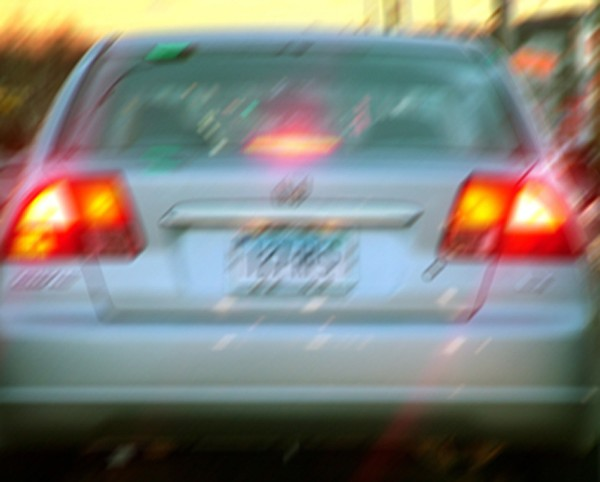
//> input picture Resources/licenseplate_motion.jpg, 600 x 482 px
$ ./main ../../../Resources/licenseplate_motion.jpg   (built with g++ and OpenCV 4)
//> lines starting //> are read from the running program, lines starting //| are printed output that depends on the picture; after the words box and inside, x2 and y2 are one past the last pixel; in counts of white or black regions, pixels touching at a corner belong together
#include <opencv2/core/core.hpp>
#include <opencv2/core/mat.hpp>
#include <opencv2/highgui/highgui.hpp>
#include <opencv2/imgproc/imgproc.hpp>

enum class Channel { Blue, Green, Red, Gray };

void show_histogram(const std::string& window_title, cv::Mat& src,
                    Channel channel_id) {
  cv::Mat img;
  constexpr int bins = 256;
  int hist[bins];
  double scale;
  int i, j, channel, max = 0;

  cv::Scalar colors[] = {CV_RGB(0, 0, 255), CV_RGB(0, 255, 0),
                         CV_RGB(255, 0, 0), CV_RGB(255, 255, 255)};

  switch (channel_id) {
    case Channel::Blue:
      channel = 0;
      break;
    case Channel::Green:
      channel = 1;
      break;
    case Channel::Red:
      channel = 2;
      break;
    case Channel::Gray:
      channel = 3;
      break;
    default:
      channel = 0;
  }

  if (src.channels() == 3 && channel == 3) {
    img = cv::Mat(cv::Size(src.cols, src.rows), 8, 1);
    cv::cvtColor(src, img, cv::COLOR_BGR2GRAY);
  } else if (channel > src.channels())
    return;
  else
    img = src.clone();

  cv::Mat canvas(cv::Size(256, 125), CV_8UC3);
  canvas = 0;

  // Reset histogram
  for (j = 0; j < bins - 1; hist[j] = 0, j++);

  // Calc histogram of the image
  for (i = 0; i < img.rows; i++) {
    uchar* ptr = (uchar*)(img.data + i * img.step);
    for (j = 0; j < img.cols; j += img.channels())
      hist[ptr[j + (channel == 3 ? 0 : channel)]]++;
  }

  // Get histogram peak
  for (i = 0; i < bins - 1; i++) max = hist[i] > max ? hist[i] : max;

  // Get scale so the histogram fit the canvas height
  scale = max > canvas.rows ? (double)canvas.rows / max : 1.;

  // Draw histogram
  for (i = 0; i < bins - 1; i++) {
    cv::Point pt1(i, canvas.rows - (hist[i] * scale));
    cv::Point pt2(i, canvas.rows);
    cv::line(canvas, pt1, pt2, colors[channel], 1, 8, 0);
  }

  cv::imshow(window_title, canvas);
  cv::waitKey(0);
}

int main(int argc, char** argv) {
  if (argc < 2) {
    printf("Usage: %s image_filename\n", argv[0]);
    return EXIT_FAILURE;
  }

  cv::Mat img = cv::imread(argv[1], cv::IMREAD_ANYCOLOR);
//> img is the input picture: 482 rows x 600 cols, CV_8UC3; mean B, G, R 120.7, 127, 126.7

  if (img.empty()) {
    printf("Error reading %s !\n", argv[1]);
    return EXIT_FAILURE;
  }

  show_histogram("red channel", img, Channel::Red);
//> after the loop in show_histogram, `for (i = 0; i < img.rows; i++)`: hist = 256 values, max 4504 at index 255, min 3 at index 0, mean 376.6
//> the loop in show_histogram, `for (i = 0; i < bins - 1; i++) max = hist[i] > max ? hist[i] : max;` made 255 passes
//> max on passes 1 to 3: 3, 35, 199
//> after the loop in show_histogram, `for (i = 0; i < bins - 1; i++) max = hist[i] > max ? hist[i] : max;`: max = 1982
//> in show_histogram, `scale = max > canvas.rows ? (double)canvas.rows / max : 1.;`: scale = 0.0631
//> the loop in show_histogram, `for (i = 0; i < bins - 1; i++)` made 255 passes
//> pt1 on passes 1 to 3: Point(0, 124), Point(1, 122), Point(2, 112)
//> after the loop in show_histogram, `for (i = 0; i < bins - 1; i++)`:
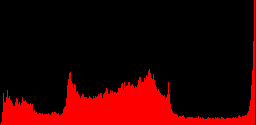
//> canvas: 125 rows x 256 cols, CV_8UC3; mean B, G, R 0, 0, 47.2
  show_histogram("green channel", img, Channel::Green);
//> call 2 of show_histogram, with window_title = "green channel"
//> after the loop in show_histogram (call 2), `for (j = 0; j < bins - 1; hist[j] = 0, j++);`: hist = 256 values from 0 to 0
//> after the loop in show_histogram (call 2), `for (i = 0; i < img.rows; i++)`: hist = 256 values, max 1604 at index 255, min 37 at index 222, mean 376.6
//> the loop in show_histogram (call 2), `for (i = 0; i < bins - 1; i++) max = hist[i] > max ? hist[i] : max;` made 255 passes
//> max on passes 1 to 3: 97, 427, 1076
//> after the loop in show_histogram (call 2), `for (i = 0; i < bins - 1; i++) max = hist[i] > max ? hist[i] : max;`: max = 1312
//> in show_histogram (call 2), `scale = max > canvas.rows ? (double)canvas.rows / max : 1.;`: scale = 0.0953
//> the loop in show_histogram (call 2), `for (i = 0; i < bins - 1; i++)` made 255 passes
//> pt1 on passes 1 to 3: Point(0, 115), Point(1, 84), Point(2, 22)
//> after the loop in show_histogram (call 2), `for (i = 0; i < bins - 1; i++)`:
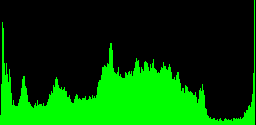
//> canvas: 125 rows x 256 cols, CV_8UC3; mean B, G, R 0, 73, 0
  show_histogram("blue channel", img, Channel::Blue);
//> call 3 of show_histogram, with window_title = "blue channel"
//> after the loop in show_histogram (call 3), `for (j = 0; j < bins - 1; hist[j] = 0, j++);`: hist = 256 values from 0 to 0
//> after the loop in show_histogram (call 3), `for (i = 0; i < img.rows; i++)`: hist = 256 values, max 3429 at index 0, min 5 at index 253, mean 376.6
//> after the loop in show_histogram (call 3), `for (i = 0; i < bins - 1; i++) max = hist[i] > max ? hist[i] : max;`: max = 3429
//> in show_histogram (call 3), `scale = max > canvas.rows ? (double)canvas.rows / max : 1.;`: scale = 0.0365
//> the loop in show_histogram (call 3), `for (i = 0; i < bins - 1; i++)` made 255 passes
//> pt1 on passes 1 to 3: Point(0, 0), Point(1, 42), Point(2, 62)
//> after the loop in show_histogram (call 3), `for (i = 0; i < bins - 1; i++)`:
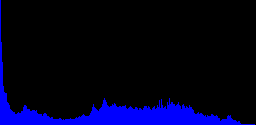
//> canvas: 125 rows x 256 cols, CV_8UC3; mean B, G, R 29, 0, 0
  show_histogram("gray hist", img, Channel::Gray);
//> call 4 of show_histogram, with window_title = "gray hist"
//> in show_histogram (call 4), `cv::cvtColor(src, img, cv::COLOR_BGR2GRAY);`:
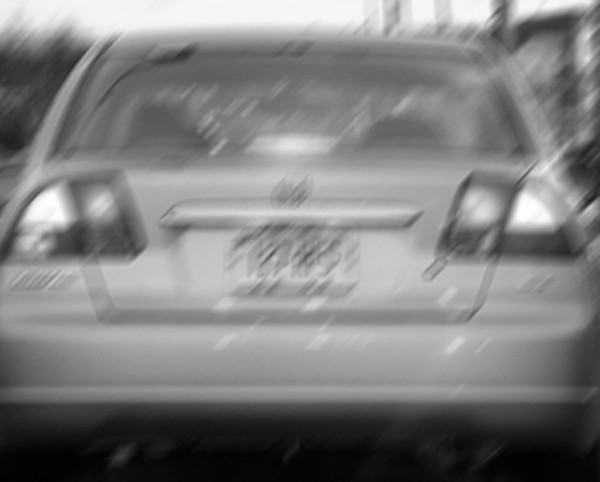
//> img: 482 rows x 600 cols, CV_8UC1; min 0, max 255, mean 126.2
//> after the loop in show_histogram (call 4), `for (j = 0; j < bins - 1; hist[j] = 0, j++);`: hist = 256 values from 0 to 0
//> after the loop in show_histogram (call 4), `for (i = 0; i < img.rows; i++)`: hist = 256 values, max 2918 at index 245, min 8 at index 0, mean 1129.7
//> the loop in show_histogram (call 4), `for (i = 0; i < bins - 1; i++) max = hist[i] > max ? hist[i] : max;` made 255 passes
//> max on passes 1 to 3: 8, 121, 1019
//> after the loop in show_histogram (call 4), `for (i = 0; i < bins - 1; i++) max = hist[i] > max ? hist[i] : max;`: max = 2918
//> in show_histogram (call 4), `scale = max > canvas.rows ? (double)canvas.rows / max : 1.;`: scale = 0.0428
//> the loop in show_histogram (call 4), `for (i = 0; i < bins - 1; i++)` made 255 passes
//> pt1 on passes 1 to 3: Point(0, 124), Point(1, 119), Point(2, 81)
//> after the loop in show_histogram (call 4), `for (i = 0; i < bins - 1; i++)`:
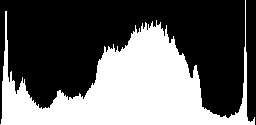
//> canvas: 125 rows x 256 cols, CV_8UC3; 39.1% white; 1 white region, box (x1, y1, x2, y2) and area: (0, 0, 255, 125) 12506

  printf("Done.\n");
  return EXIT_SUCCESS;
}
